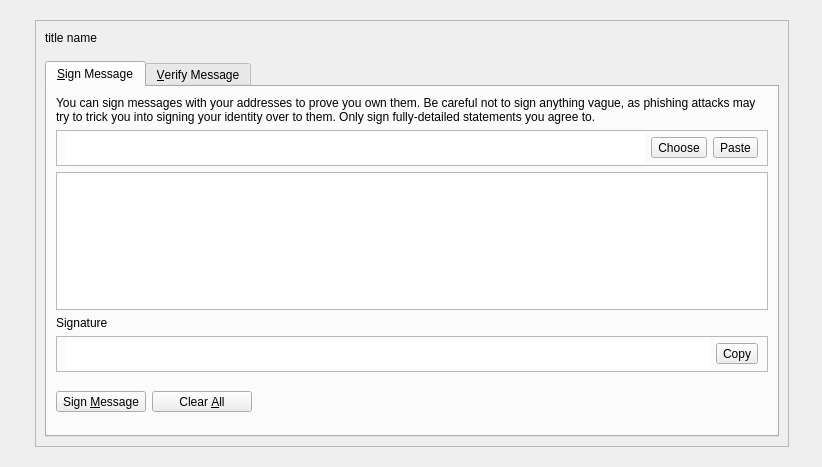
<?xml version="1.0" encoding="UTF-8"?>
<ui version="4.0">
 <class>SignVerifyMessageDialog</class>
 <widget class="QDialog" name="SignVerifyMessageDialog">
  <property name="geometry">
   <rect>
    <x>0</x>
    <y>0</y>
    <width>822</width>
    <height>467</height>
   </rect>
  </property>
  <property name="minimumSize">
   <size>
    <width>0</width>
    <height>0</height>
   </size>
  </property>
  <property name="windowTitle">
   <string>Signatures - Sign / Verify a Message</string>
  </property>
  <property name="styleSheet">
   <string notr="true"/>
  </property>
  <property name="modal">
   <bool>true</bool>
  </property>
  <layout class="QGridLayout" name="gridLayout_2">
   <property name="leftMargin">
    <number>0</number>
   </property>
   <property name="topMargin">
    <number>0</number>
   </property>
   <property name="rightMargin">
    <number>0</number>
   </property>
   <property name="bottomMargin">
    <number>0</number>
   </property>
   <item row="0" column="0">
    <widget class="QWidget" name="mainWin" native="true">
     <property name="styleSheet">
      <string notr="true"/>
     </property>
     <layout class="QGridLayout" name="gridLayout_3">
      <property name="leftMargin">
       <number>35</number>
      </property>
      <property name="topMargin">
       <number>20</number>
      </property>
      <property name="rightMargin">
       <number>33</number>
      </property>
      <property name="bottomMargin">
       <number>20</number>
      </property>
      <item row="0" column="0">
       <widget class="QFrame" name="mainframe">
        <property name="styleSheet">
         <string notr="true"/>
        </property>
        <property name="frameShape">
         <enum>QFrame::StyledPanel</enum>
        </property>
        <property name="frameShadow">
         <enum>QFrame::Raised</enum>
        </property>
        <layout class="QVBoxLayout" name="verticalLayout">
         <property name="leftMargin">
          <number>0</number>
         </property>
         <property name="topMargin">
          <number>0</number>
         </property>
         <property name="rightMargin">
          <number>0</number>
         </property>
         <property name="bottomMargin">
          <number>0</number>
         </property>
         <item>
          <layout class="QHBoxLayout" name="horizontalLayout_5">
           <property name="leftMargin">
            <number>9</number>
           </property>
           <item>
            <widget class="QLabel" name="label_titleName">
             <property name="text">
              <string>title name</string>
             </property>
            </widget>
           </item>
           <item>
            <spacer name="horizontalSpacer_3">
             <property name="orientation">
              <enum>Qt::Horizontal</enum>
             </property>
             <property name="sizeHint" stdset="0">
              <size>
               <width>40</width>
               <height>20</height>
              </size>
             </property>
            </spacer>
           </item>
           <item>
            <widget class="QPushButton" name="cancelButton">
             <property name="minimumSize">
              <size>
               <width>34</width>
               <height>34</height>
              </size>
             </property>
             <property name="maximumSize">
              <size>
               <width>34</width>
               <height>34</height>
              </size>
             </property>
             <property name="focusPolicy">
              <enum>Qt::NoFocus</enum>
             </property>
             <property name="styleSheet">
              <string notr="true">    min-width:20px;
    min-height:20px;
    max-width:20px;
    max-height:20px;
    border:7px solid rgb(255,255,255,0);
	image: url(:/res/pic/closeBtn.png);
</string>
             </property>
             <property name="text">
              <string/>
             </property>
            </widget>
           </item>
          </layout>
         </item>
         <item>
          <layout class="QGridLayout" name="gridLayout">
           <property name="leftMargin">
            <number>9</number>
           </property>
           <property name="rightMargin">
            <number>9</number>
           </property>
           <property name="bottomMargin">
            <number>9</number>
           </property>
           <item row="0" column="0">
            <widget class="QTabWidget" name="tabWidget">
             <property name="focusPolicy">
              <enum>Qt::NoFocus</enum>
             </property>
             <property name="currentIndex">
              <number>0</number>
             </property>
             <widget class="QWidget" name="tabSignMessage">
              <attribute name="title">
               <string>&amp;Sign Message</string>
              </attribute>
              <layout class="QVBoxLayout" name="verticalLayout_2">
               <item>
                <widget class="QLabel" name="infoLabel_SM">
                 <property name="text">
                  <string>You can sign messages with your addresses to prove you own them. Be careful not to sign anything vague, as phishing attacks may try to trick you into signing your identity over to them. Only sign fully-detailed statements you agree to.</string>
                 </property>
                 <property name="textFormat">
                  <enum>Qt::PlainText</enum>
                 </property>
                 <property name="wordWrap">
                  <bool>true</bool>
                 </property>
                </widget>
               </item>
               <item>
                <widget class="QFrame" name="frame">
                 <property name="styleSheet">
                  <string notr="true"/>
                 </property>
                 <property name="frameShape">
                  <enum>QFrame::StyledPanel</enum>
                 </property>
                 <property name="frameShadow">
                  <enum>QFrame::Raised</enum>
                 </property>
                 <layout class="QHBoxLayout" name="horizontalLayout">
                  <property name="topMargin">
                   <number>2</number>
                  </property>
                  <property name="bottomMargin">
                   <number>2</number>
                  </property>
                  <item>
                   <widget class="QValidatedLineEdit" name="addressIn_SM">
                    <property name="minimumSize">
                     <size>
                      <width>0</width>
                      <height>30</height>
                     </size>
                    </property>
                    <property name="toolTip">
                     <string>The MassGrid address to sign the message with</string>
                    </property>
                    <property name="styleSheet">
                     <string notr="true">border:hidden;</string>
                    </property>
                   </widget>
                  </item>
                  <item>
                   <widget class="QToolButton" name="addressBookButton_SM">
                    <property name="toolTip">
                     <string>Choose previously used address</string>
                    </property>
                    <property name="styleSheet">
                     <string notr="true"/>
                    </property>
                    <property name="text">
                     <string>Choose</string>
                    </property>
                    <property name="icon">
                     <iconset>
                      <normaloff>:/icons/res/icons/address-book</normaloff>:/icons/res/icons/address-book</iconset>
                    </property>
                    <property name="shortcut">
                     <string>Alt+A</string>
                    </property>
                    <property name="toolButtonStyle">
                     <enum>Qt::ToolButtonTextBesideIcon</enum>
                    </property>
                   </widget>
                  </item>
                  <item>
                   <widget class="QToolButton" name="pasteButton_SM">
                    <property name="toolTip">
                     <string>Paste address from clipboard</string>
                    </property>
                    <property name="styleSheet">
                     <string notr="true"/>
                    </property>
                    <property name="text">
                     <string>Paste</string>
                    </property>
                    <property name="icon">
                     <iconset>
                      <normaloff>:/icons/res/icons/editpaste</normaloff>:/icons/res/icons/editpaste</iconset>
                    </property>
                    <property name="shortcut">
                     <string>Alt+P</string>
                    </property>
                    <property name="toolButtonStyle">
                     <enum>Qt::ToolButtonTextBesideIcon</enum>
                    </property>
                   </widget>
                  </item>
                 </layout>
                </widget>
               </item>
               <item>
                <widget class="QPlainTextEdit" name="messageIn_SM">
                 <property name="toolTip">
                  <string>Enter the message you want to sign here</string>
                 </property>
                </widget>
               </item>
               <item>
                <widget class="QLabel" name="signatureLabel_SM">
                 <property name="styleSheet">
                  <string notr="true"/>
                 </property>
                 <property name="text">
                  <string>Signature</string>
                 </property>
                 <property name="textFormat">
                  <enum>Qt::PlainText</enum>
                 </property>
                </widget>
               </item>
               <item>
                <widget class="QFrame" name="frame_2">
                 <property name="styleSheet">
                  <string notr="true"/>
                 </property>
                 <property name="frameShape">
                  <enum>QFrame::StyledPanel</enum>
                 </property>
                 <property name="frameShadow">
                  <enum>QFrame::Raised</enum>
                 </property>
                 <layout class="QHBoxLayout" name="horizontalLayout_2">
                  <property name="topMargin">
                   <number>2</number>
                  </property>
                  <property name="bottomMargin">
                   <number>2</number>
                  </property>
                  <item>
                   <widget class="QLineEdit" name="signatureOut_SM">
                    <property name="minimumSize">
                     <size>
                      <width>0</width>
                      <height>30</height>
                     </size>
                    </property>
                    <property name="font">
                     <font>
                      <italic>true</italic>
                     </font>
                    </property>
                    <property name="styleSheet">
                     <string notr="true">border:hidden;</string>
                    </property>
                    <property name="readOnly">
                     <bool>true</bool>
                    </property>
                   </widget>
                  </item>
                  <item>
                   <widget class="QToolButton" name="copySignatureButton_SM">
                    <property name="toolTip">
                     <string>Copy the current signature to the system clipboard</string>
                    </property>
                    <property name="styleSheet">
                     <string notr="true"/>
                    </property>
                    <property name="text">
                     <string>Copy</string>
                    </property>
                    <property name="icon">
                     <iconset>
                      <normaloff>:/icons/res/icons/editcopy</normaloff>:/icons/res/icons/editcopy</iconset>
                    </property>
                    <property name="toolButtonStyle">
                     <enum>Qt::ToolButtonTextBesideIcon</enum>
                    </property>
                   </widget>
                  </item>
                 </layout>
                </widget>
               </item>
               <item>
                <layout class="QHBoxLayout" name="horizontalLayout_3_SM">
                 <item>
                  <widget class="QToolButton" name="signMessageButton_SM">
                   <property name="toolTip">
                    <string>Sign the message to prove you own this MassGrid address</string>
                   </property>
                   <property name="styleSheet">
                    <string notr="true"/>
                   </property>
                   <property name="text">
                    <string>Sign &amp;Message</string>
                   </property>
                   <property name="icon">
                    <iconset resource="../massgrid.qrc">
                     <normaloff>:/res/pic/menuicon/edit.png</normaloff>:/res/pic/menuicon/edit.png</iconset>
                   </property>
                   <property name="toolButtonStyle">
                    <enum>Qt::ToolButtonTextBesideIcon</enum>
                   </property>
                  </widget>
                 </item>
                 <item>
                  <widget class="QToolButton" name="clearButton_SM">
                   <property name="minimumSize">
                    <size>
                     <width>100</width>
                     <height>0</height>
                    </size>
                   </property>
                   <property name="toolTip">
                    <string>Reset all sign message fields</string>
                   </property>
                   <property name="text">
                    <string>Clear &amp;All</string>
                   </property>
                   <property name="icon">
                    <iconset resource="../massgrid.qrc">
                     <normaloff>:/res/pic/minBtn.png</normaloff>:/res/pic/minBtn.png</iconset>
                   </property>
                   <property name="toolButtonStyle">
                    <enum>Qt::ToolButtonTextBesideIcon</enum>
                   </property>
                  </widget>
                 </item>
                 <item>
                  <spacer name="horizontalSpacer_1_SM">
                   <property name="orientation">
                    <enum>Qt::Horizontal</enum>
                   </property>
                   <property name="sizeHint" stdset="0">
                    <size>
                     <width>40</width>
                     <height>48</height>
                    </size>
                   </property>
                  </spacer>
                 </item>
                 <item>
                  <widget class="QLabel" name="statusLabel_SM">
                   <property name="font">
                    <font>
                     <weight>75</weight>
                     <bold>true</bold>
                    </font>
                   </property>
                   <property name="text">
                    <string/>
                   </property>
                   <property name="wordWrap">
                    <bool>true</bool>
                   </property>
                  </widget>
                 </item>
                 <item>
                  <spacer name="horizontalSpacer_2_SM">
                   <property name="orientation">
                    <enum>Qt::Horizontal</enum>
                   </property>
                   <property name="sizeHint" stdset="0">
                    <size>
                     <width>40</width>
                     <height>48</height>
                    </size>
                   </property>
                  </spacer>
                 </item>
                </layout>
               </item>
              </layout>
             </widget>
             <widget class="QWidget" name="tabVerifyMessage">
              <attribute name="title">
               <string>&amp;Verify Message</string>
              </attribute>
              <layout class="QVBoxLayout" name="verticalLayout_VM">
               <item>
                <widget class="QLabel" name="infoLabel_VM">
                 <property name="text">
                  <string>Enter the signing address, message (ensure you copy line breaks, spaces, tabs, etc. exactly) and signature below to verify the message. Be careful not to read more into the signature than what is in the signed message itself, to avoid being tricked by a man-in-the-middle attack.</string>
                 </property>
                 <property name="textFormat">
                  <enum>Qt::PlainText</enum>
                 </property>
                 <property name="alignment">
                  <set>Qt::AlignLeading|Qt::AlignLeft|Qt::AlignTop</set>
                 </property>
                 <property name="wordWrap">
                  <bool>true</bool>
                 </property>
                </widget>
               </item>
               <item>
                <widget class="QFrame" name="frame_3">
                 <property name="minimumSize">
                  <size>
                   <width>0</width>
                   <height>0</height>
                  </size>
                 </property>
                 <property name="frameShape">
                  <enum>QFrame::StyledPanel</enum>
                 </property>
                 <property name="frameShadow">
                  <enum>QFrame::Raised</enum>
                 </property>
                 <layout class="QHBoxLayout" name="horizontalLayout_3">
                  <property name="topMargin">
                   <number>2</number>
                  </property>
                  <property name="bottomMargin">
                   <number>2</number>
                  </property>
                  <item>
                   <widget class="QValidatedLineEdit" name="addressIn_VM">
                    <property name="minimumSize">
                     <size>
                      <width>0</width>
                      <height>30</height>
                     </size>
                    </property>
                    <property name="toolTip">
                     <string>The MassGrid address the message was signed with</string>
                    </property>
                    <property name="styleSheet">
                     <string notr="true">border:hidden;</string>
                    </property>
                   </widget>
                  </item>
                  <item>
                   <widget class="QToolButton" name="addressBookButton_VM">
                    <property name="toolTip">
                     <string>Choose previously used address</string>
                    </property>
                    <property name="styleSheet">
                     <string notr="true"/>
                    </property>
                    <property name="text">
                     <string>Choose</string>
                    </property>
                    <property name="icon">
                     <iconset>
                      <normaloff>:/icons/res/icons/address-book</normaloff>:/icons/res/icons/address-book</iconset>
                    </property>
                    <property name="shortcut">
                     <string>Alt+A</string>
                    </property>
                    <property name="toolButtonStyle">
                     <enum>Qt::ToolButtonTextBesideIcon</enum>
                    </property>
                   </widget>
                  </item>
                 </layout>
                </widget>
               </item>
               <item>
                <widget class="QPlainTextEdit" name="messageIn_VM"/>
               </item>
               <item>
                <widget class="QValidatedLineEdit" name="signatureIn_VM">
                 <property name="minimumSize">
                  <size>
                   <width>0</width>
                   <height>30</height>
                  </size>
                 </property>
                 <property name="styleSheet">
                  <string notr="true">border:hidden;</string>
                 </property>
                </widget>
               </item>
               <item>
                <layout class="QHBoxLayout" name="horizontalLayout_2_VM">
                 <item>
                  <widget class="QToolButton" name="verifyMessageButton_VM">
                   <property name="toolTip">
                    <string>Verify the message to ensure it was signed with the specified MassGrid address</string>
                   </property>
                   <property name="styleSheet">
                    <string notr="true"/>
                   </property>
                   <property name="text">
                    <string>Verify &amp;Message</string>
                   </property>
                   <property name="icon">
                    <iconset>
                     <normaloff>:/icons/res/icons/edit</normaloff>:/icons/res/icons/edit</iconset>
                   </property>
                   <property name="toolButtonStyle">
                    <enum>Qt::ToolButtonTextBesideIcon</enum>
                   </property>
                  </widget>
                 </item>
                 <item>
                  <widget class="QToolButton" name="clearButton_VM">
                   <property name="minimumSize">
                    <size>
                     <width>100</width>
                     <height>0</height>
                    </size>
                   </property>
                   <property name="toolTip">
                    <string>Reset all verify message fields</string>
                   </property>
                   <property name="styleSheet">
                    <string notr="true"/>
                   </property>
                   <property name="text">
                    <string>Clear &amp;All</string>
                   </property>
                   <property name="icon">
                    <iconset resource="../massgrid.qrc">
                     <normaloff>:/res/pic/minBtn.png</normaloff>:/res/pic/minBtn.png</iconset>
                   </property>
                   <property name="iconSize">
                    <size>
                     <width>15</width>
                     <height>15</height>
                    </size>
                   </property>
                   <property name="toolButtonStyle">
                    <enum>Qt::ToolButtonTextBesideIcon</enum>
                   </property>
                  </widget>
                 </item>
                 <item>
                  <spacer name="horizontalSpacer_1_VM">
                   <property name="orientation">
                    <enum>Qt::Horizontal</enum>
                   </property>
                   <property name="sizeHint" stdset="0">
                    <size>
                     <width>40</width>
                     <height>48</height>
                    </size>
                   </property>
                  </spacer>
                 </item>
                 <item>
                  <widget class="QLabel" name="statusLabel_VM">
                   <property name="font">
                    <font>
                     <weight>75</weight>
                     <bold>true</bold>
                    </font>
                   </property>
                   <property name="text">
                    <string/>
                   </property>
                   <property name="wordWrap">
                    <bool>true</bool>
                   </property>
                  </widget>
                 </item>
                 <item>
                  <spacer name="horizontalSpacer_2_VM">
                   <property name="orientation">
                    <enum>Qt::Horizontal</enum>
                   </property>
                   <property name="sizeHint" stdset="0">
                    <size>
                     <width>40</width>
                     <height>48</height>
                    </size>
                   </property>
                  </spacer>
                 </item>
                </layout>
               </item>
              </layout>
             </widget>
            </widget>
           </item>
          </layout>
         </item>
        </layout>
       </widget>
      </item>
     </layout>
    </widget>
   </item>
  </layout>
 </widget>
 <customwidgets>
  <customwidget>
   <class>QValidatedLineEdit</class>
   <extends>QLineEdit</extends>
   <header>qvalidatedlineedit.h</header>
  </customwidget>
 </customwidgets>
 <resources>
  <include location="../massgrid.qrc"/>
 </resources>
 <connections/>
</ui>
